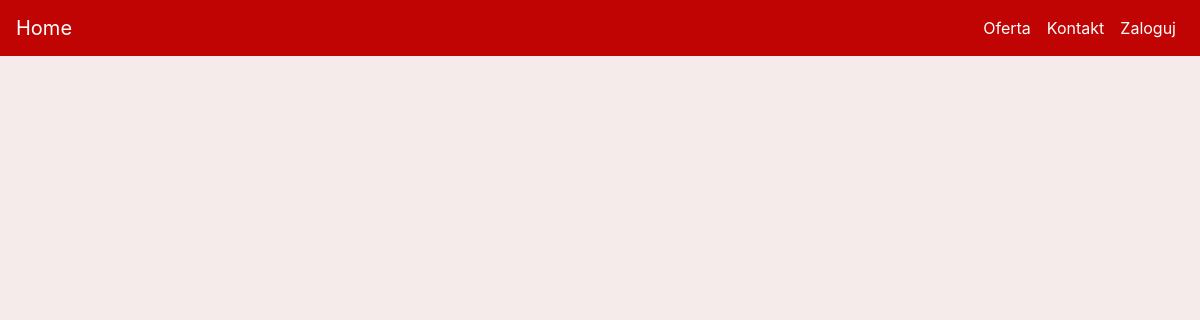
The page /manage on the database as committed earlier.
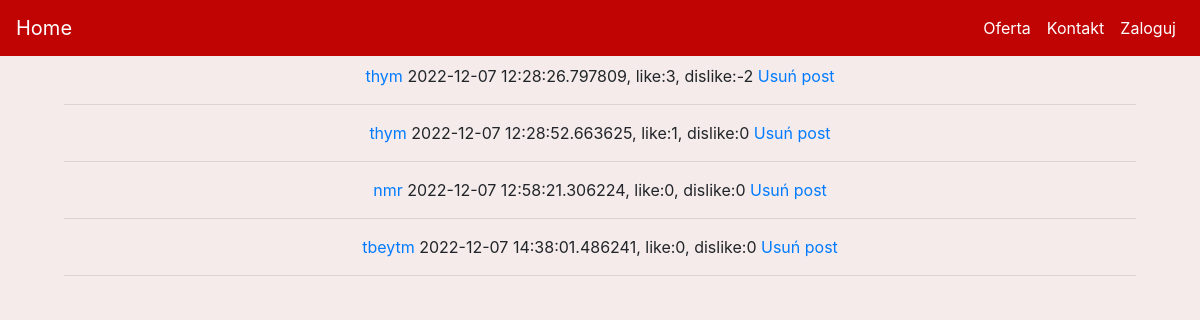
The same page on the database as committed later.
### kwiaciarnia/models.py (models this page shows, shortened)
class Posts(db.Model):
    id = db.Column(db.Integer(), primary_key=True)
    title = db.Column(db.String())
    body = db.Column(db.Text())
    added = db.Column(db.DateTime(), default=datetime.datetime.now())
    likes = db.Column(db.Integer(), default=0)
    dislikes = db.Column(db.Integer(), default=0)

### kwiaciarnia/routes.py (the view)
@app.route('/manage')
def manage():
    posts = Posts.query.all()
    return render_template('manage.html', posts=posts)

### kwiaciarnia/templates/manage.html (shortened to what this page needs)
{% extends 'base.html' %}
{% block content %}
<div>
    {% for post in posts %}
        <a href="#">{{post.title}}</a><span> {{post.added}}, like:{{post.likes}}, dislike:{{post.dislikes}} </a><a href="{{ url_for('delete_post', id=post.id ) }}">Usuń post</a>
        <hr>
    {% endfor %}
</div>
{% endblock %}

### kwiaciarnia/templates/base.html (shortened to what this page needs)
<!doctype html>
<html lang="en">
  <head>
    <link rel="stylesheet" href="https://cdn.jsdelivr.net/npm/bootstrap@4.3.1/dist/css/bootstrap.min.css">
    <link rel="stylesheet" href="{{ url_for('static', filename='styles/main.css') }}">
  </head>
  <body>
    <div id="uno">
      {% include 'includes/navbar.html' %}
    </div>
    <div id="duo" class="position-relative overflow-hidden p-3 p-md-5 m-md-3 text-center">
      {% block content %}
      {% endblock %}
    </div>
  </body>
</html>

### kwiaciarnia/templates/includes/navbar.html (shortened to what this page needs)
<nav class="navbar navbar-expand-md nav_bar navbar-dark ">
    <a class="navbar-brand" href="{{ url_for('home') }}">Home</a>
    <div class="collapse navbar-collapse" id="navbarNav">
      <ul class="navbar-nav ml-auto">
        <li class="nav-item active">
            <a class="nav-link" href="{{ url_for('products_categories') }}">Oferta</a>
        </li>
        <li class="nav-item active">
            <a class="nav-link" href="{{ url_for('contact') }}">Kontakt</a>
        </li>
        {% if current_user.is_authenticated  %}
            <li class="nav-item active">
                <a class="nav-link" href="#">@{{current_user.username}}</a>
            </li>
            <li class="nav-item active">
                <a class="nav-link" href="{{ url_for('logout') }}">Wyloguj</a>
            </li>
        {% else %}
            <li class="nav-item active">
                <a class="nav-link" href="{{ url_for('login') }}">Zaloguj</a>
            </li>
        {% endif %}
      </ul>
    </div>
</nav>

### kwiaciarnia/static/styles/main.css (style rules this page uses)
.nav_bar { background-color: #C00404; color: black; position: fixed; top: 0; width: 100%; z-index: 1; }
body { background-color: #f5ebeb; }

Rows that differ between the two databases and show on the page:
added Posts: title "thym", added "2022-12-07 12:28:26.797809", likes "3", dislikes "-2"
added Posts: title "thym", added "2022-12-07 12:28:52.663625", likes "1", dislikes "0"
added Posts: title "nmr", added "2022-12-07 12:58:21.306224", likes "0", dislikes "0"
added Posts: title "tbeytm", added "2022-12-07 14:38:01.486241", likes "0", dislikes "0"
